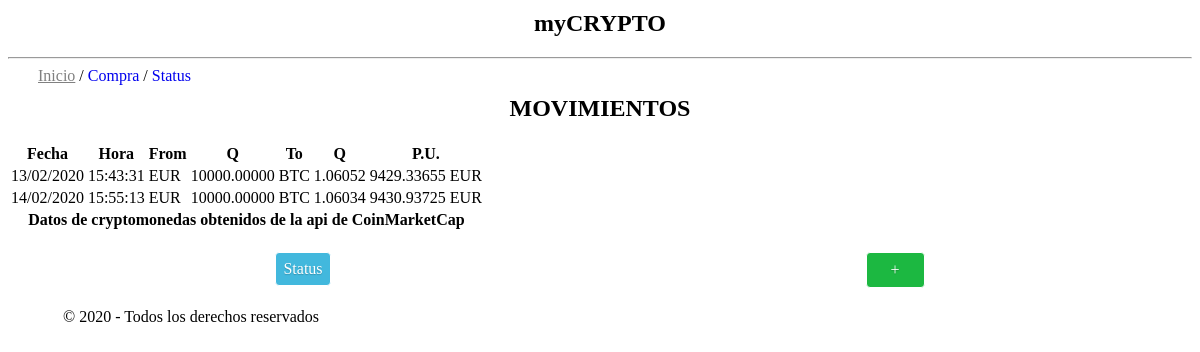
Before: / with the older database file.
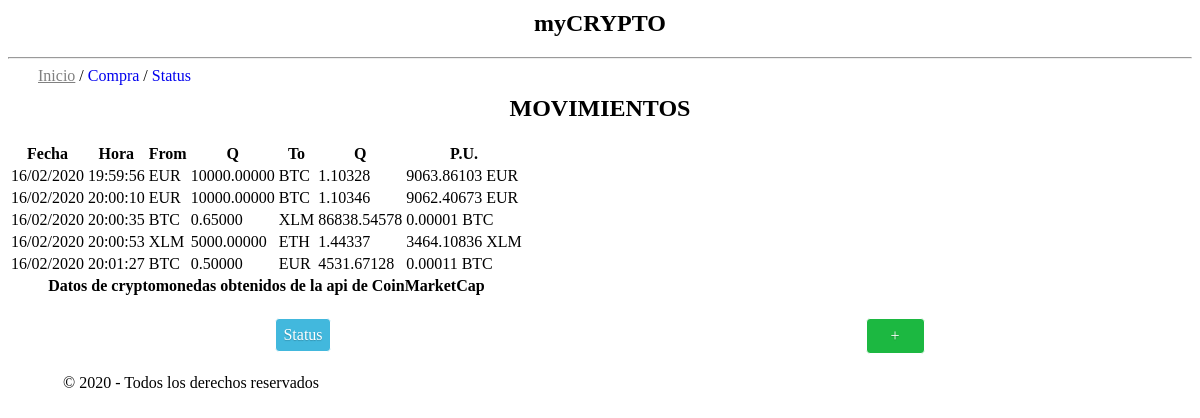
After: the same page with the newer database file.
### tables this page shows
CREATE TABLE "movements" (
	"id"	INTEGER,
	"date"	TEXT,
	"time"	TEXT,
	"from_currency"	INTEGER,
	"from_quantity"	REAL,
	"to_currency"	INTEGER,
	"to_quantity"	REAL,
	PRIMARY KEY("id"),
	FOREIGN KEY("from_currency") REFERENCES "cryptos",
	FOREIGN KEY("to_currency") REFERENCES "cryptos"
);

### cryptoapp/routes.py (the view)
@app.route("/", methods=['GET', 'POST'])
def index():
    conn = sqlite3.connect(BASE_DATOS)
    cursor = conn.cursor()
    query = "SELECT * from movements;"
    try:
        filas = cursor.execute(query)
    except OperationalError as o:
        return render_template("index.html", o=o)
    listado = []
    valorUnit = []
    for fila in filas:
        fila = list(fila)
        valorUnit = fila[4] / fila[6]
        fila.append(valorUnit)
        fila = tuple(fila)
        listado.append(fila)
    conn.close()
    return render_template("index.html", listado = listado)

### cryptoapp/templates/index.html (shortened to what this page needs)
{% extends "base.html" %}
{% block content %}
    <nav>
        <a class="deact" href="/">Inicio</a> /
        <a href="purchase">Compra</a> /
        <a href="status">Status</a>
    </nav>
    <h1 class="titulo">MOVIMIENTOS</h1>
    <div class="centrar">
        <table class="pure-table pure-table-horizontal">
            <thead>
                <tr>
                    <th>Fecha</th>
                    <th>Hora</th>
                    <th>From</th>
                    <th>Q</th>
                    <th>To</th>
                    <th>Q</th>
                    <th>P.U.</th>
                </tr>
            </thead>
            <tfoot class="pure-table pure-table-horizontal">
                <tr>
                    <th colspan="7">Datos de cryptomonedas obtenidos de la api de CoinMarketCap</th>
                </tr>
            </tfoot>
            <tbody>
                {% for linea in listado %}
                    <tr>
                        <td>{{linea[1]}}</td>
                        <td>{{linea[2]}}</td>
                        <td>{{linea[3]}}</td>
                        <td>{{"{:.5f}".format(linea[4])}}</td>
                        <td>{{linea[5]}}</td>
                        <td>{{"{:.5f}".format(linea[6])}}</td>
                        <td>{{"{:.5f}".format(linea[7])}} {{linea[3]}}</td>
                    </tr>
                {% endfor %}
            </tbody>
        </table>
    </div>
    <div class="padre space">
        <div class="hijo">
            <a class="botonazul" href="status">Status</a>
        </div>
        <div class="hijo">
            <a class="botonverde pad" href="purchase">+</a>
        </div>
    </div>
{% endblock %}

### cryptoapp/templates/base.html (shortened to what this page needs)
<html lang="en">
<head>
    <link rel="stylesheet" href="./static/styles/styles.css">
    <link rel="stylesheet" href="./static/styles/fontawesome.css">
    <link rel="stylesheet" href="./static/styles/fontawesome.mi.css">
    <link rel="stylesheet" href="https://unpkg.com/purecss@1.0.1/build/pure-min.css">
</head>
<body>
    <h2 class="titulo">myCRYPTO</h2>
    <hr>
    <section class="container">
        {% block content %}{% endblock %}
    </section>
    <footer>&copy; 2020 - Todos los derechos reservados</footer>
    <br>
</body>
</html>

### cryptoapp/static/styles/styles.css (style rules this page uses)
.deact { pointer-events: none; cursor: default; text-decoration: underline; color: grey; }
a { text-decoration: none; }
.centrar { display: inline; text-align: center; text-align: -moz-center; }
.titulo { text-align: center; margin-top: 10px; }
nav { margin-left: 30px; }
.padre { display: flex; justify-content: center; }
.space { justify-content: space-around; }
.hijo { padding: 10px; margin: 10px; }
.botonazul { border: 1px solid; display: block; padding: 7px; color: white; border-radius: 4px; text-shadow: 0 1px 1px rgba(0, 0, 0, 0.2); background: rgb(66, 184, 221); }
.botonverde { border: 1px solid; display: block; padding: 7px; color: white; border-radius: 4px; text-shadow: 0 1px 1px rgba(0, 0, 0, 0.2); background: rgb(28, 184, 65); }
.pad { padding: 8 24; }
footer { margin-left: 55px; }

Changed rows visible on the page:
changed movements (number 1 of 5 on the later page): date "13/02/2020" → "16/02/2020"; time "15:43:31" → "19:59:56"; to_quantity "1.06052" → "1.10328"; linea "9429.33655" → "9063.86103"
changed movements (number 2 of 5 on the later page): date "14/02/2020" → "16/02/2020"; time "15:55:13" → "20:00:10"; to_quantity "1.06034" → "1.10346"; linea "9430.93725" → "9062.40673"
added movements: date "16/02/2020", time "20:00:35", from_currency "BTC", from_quantity "0.65000", to_currency "XLM", to_quantity "86838.54578", linea "0.00001"
added movements: date "16/02/2020", time "20:00:53", from_currency "XLM", from_quantity "5000.00000", to_currency "ETH", to_quantity "1.44337", linea "3464.10836"
added movements: date "16/02/2020", time "20:01:27", from_currency "BTC", from_quantity "0.50000", to_currency "EUR", to_quantity "4531.67128", linea "0.00011"
